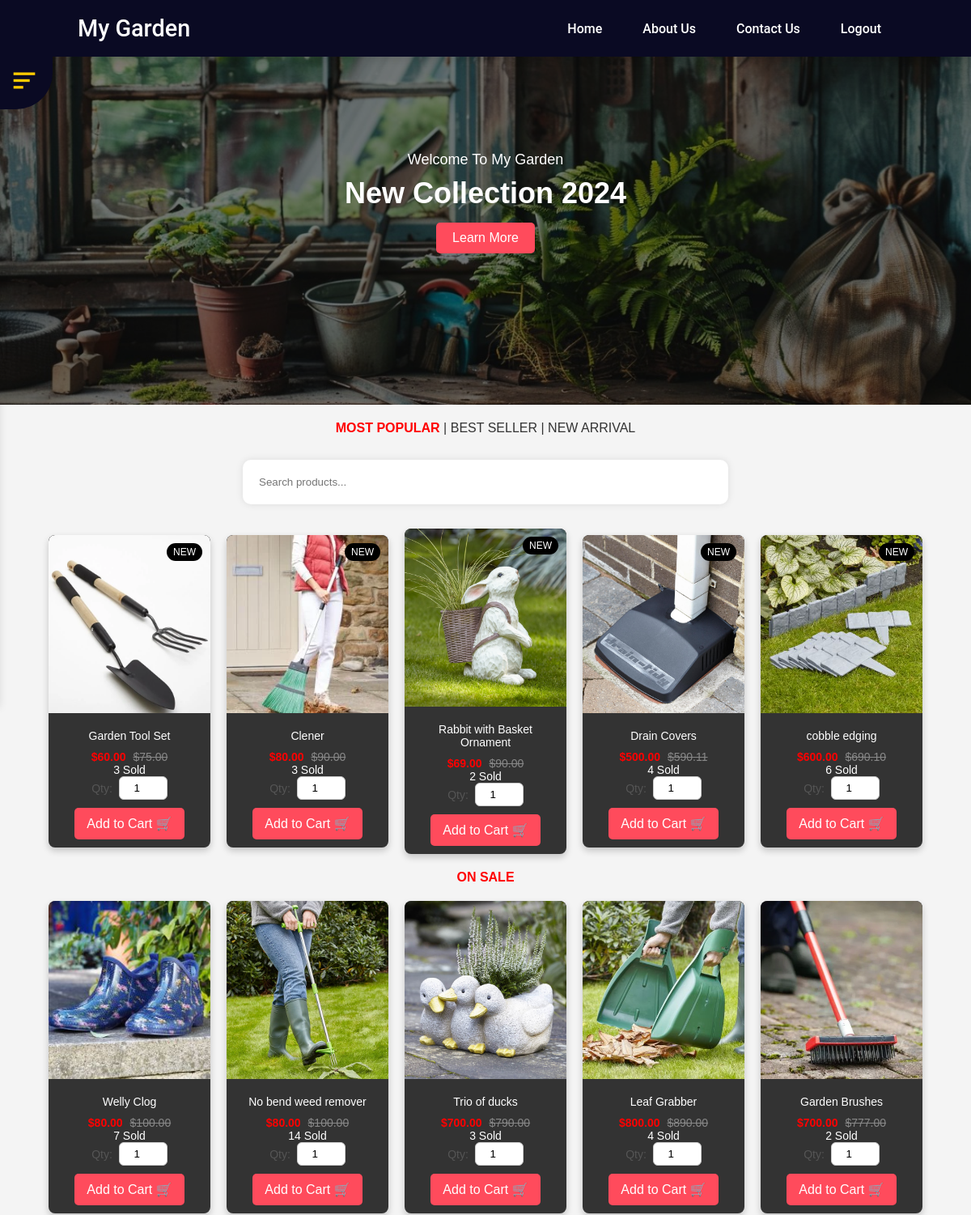
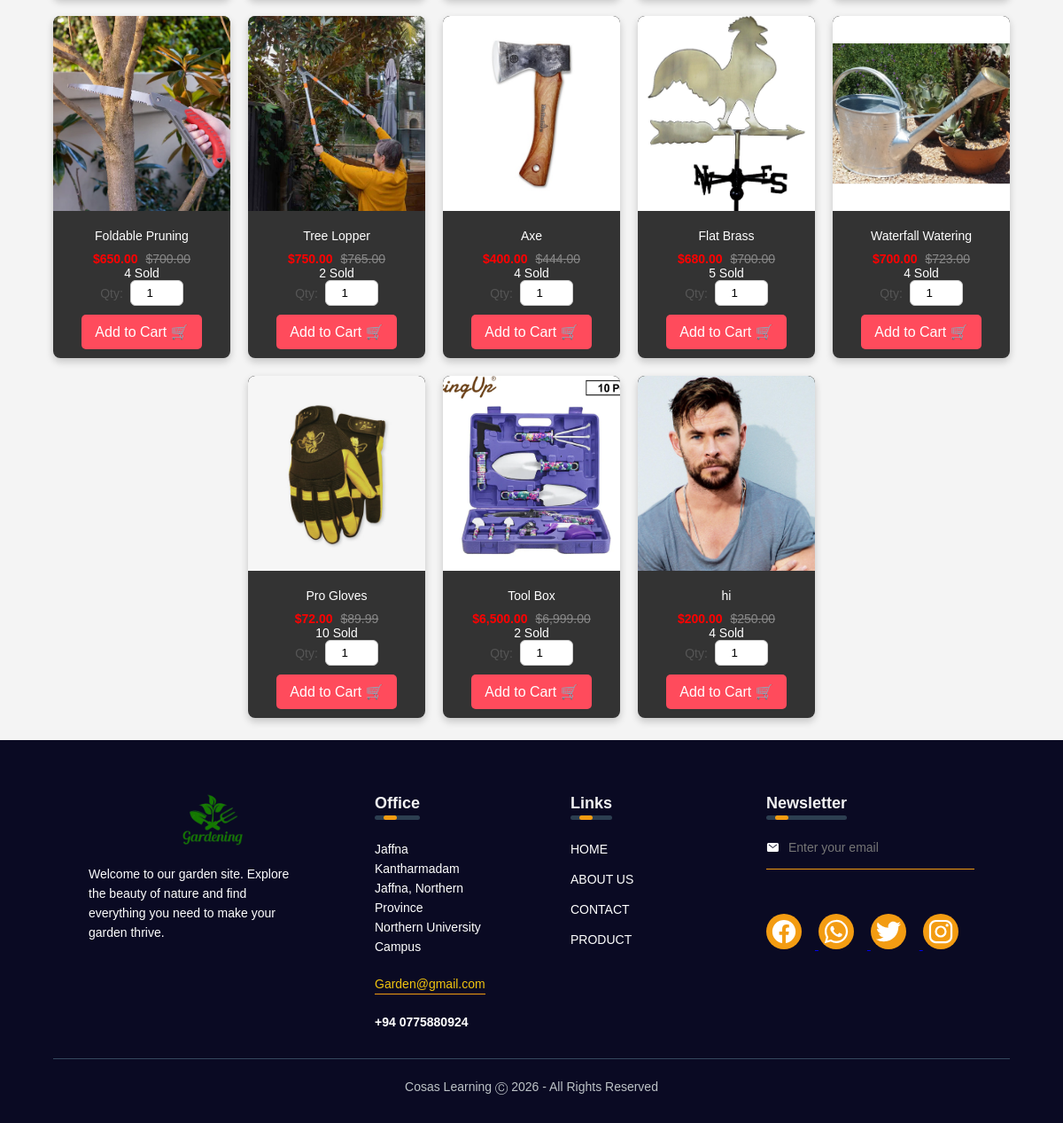
The page /home.php (signed in) on the database its author committed (2 pictures, top to bottom).
### tables this page shows
CREATE TABLE `products` (
  `id` int(11) NOT NULL,
  `name` varchar(255) NOT NULL,
  `image` varchar(255) NOT NULL,
  `current_price` decimal(10,2) NOT NULL,
  `original_price` decimal(10,2) NOT NULL,
  `is_on_sale` tinyint(1) NOT NULL DEFAULT 0,
  `quantity` int(11) NOT NULL DEFAULT 0,
  `sold` int(11) NOT NULL DEFAULT 0
);

### functions.php (called while the page is built, shortened)
<?php
function isAdmin()
{
    return isset($_SESSION['user_id']) && (
        $_SESSION['user_id'] === 1 ||
        (isset($_SESSION['email']) && $_SESSION['email'] === 'admin@gmail.com')
    );
}

### home.php (the view, shortened to what this page needs)
<?php
include_once 'db.php';
include_once 'functions.php';
include 'navbar.php';
$sql = "SELECT * FROM products WHERE is_on_sale = 0";
$result = $conn->query($sql);
$products = [];
if ($result->num_rows > 0) {
    while ($row = $result->fetch_assoc()) {
        $products[] = $row;
    }
}
$sql_on_sale = "SELECT * FROM products WHERE is_on_sale = 1";
$result_on_sale = $conn->query($sql_on_sale);
$on_sale_products = [];
if ($result_on_sale->num_rows > 0) {
    while ($row = $result_on_sale->fetch_assoc()) {
        $on_sale_products[] = $row;
    }
}
?>
<!DOCTYPE html>
<html lang="en">
<head>
    <link rel="stylesheet" href="css/style.css">
</head>
<body>
    <div class="hero-banner">
        <div class="hero-content">
            <p class="subtitle">Welcome To My Garden</p>
            <h1>New Collection 2024</h1>
            <a href="#" class="btn">Learn More</a>
        </div>
    </div>
    <div class="tabs">
        <span class="active">MOST POPULAR</span> |
        <span>BEST SELLER</span> |
        <span>NEW ARRIVAL</span>
    </div>
    <input type="text" id="productFilter" placeholder="Search products..." onkeyup="filterProducts()">
    <div class="product-grid" id="productTable">
        <?php foreach ($products as $product): ?>
            <div class="product-card">
                <div class="product-image">
                    <img src="<?php echo $product['image']; ?>" alt="Product Image">
                    <span class="new-label">NEW</span>
                </div>
                <div class="product-info">
                    <h3 class="product-name"><?php echo $product['name']; ?></h3>
                    <p class="price">
                        <span class="current-price">$<?php echo number_format($product['current_price'], 2); ?></span>
                        <span class="original-price">$<?php echo number_format($product['original_price'], 2); ?></span>
                    </p>
                    <p class="price">
                        <span class=""><?php echo number_format($product['sold']); ?> Sold</span>
                    </p>
                    <div class="qty-row">
                        <label for="qty-<?php echo $product['id']; ?>">Qty:</label>
                        <input type="number" id="qty-<?php echo $product['id']; ?>" min="1" max="<?php echo max(1, $product['quantity'] - $product['sold']); ?>" value="1">
                    </div>
                    <a href="javascript:void(0);" onclick="addToCart(<?php echo $product['id']; ?>)">
                        <button class="fg">Add to Cart 🛒</button>
                    </a>
                </div>
            </div>
        <?php endforeach; ?>
    </div>
    <div class="tabs">
        <span class="active">ON SALE</span>
    </div>
    <div class="product-grid" id="productTable">
        <?php foreach ($on_sale_products as $product): ?>
            <div class="product-card">
                <div class="product-image">
                    <img src="<?php echo $product['image']; ?>" alt="Product Image">
                </div>
                <div class="product-info">
                    <h3 class="product-name"><?php echo $product['name']; ?></h3>
                    <p class="price">
                        <span class="current-price">$<?php echo number_format($product['current_price'], 2); ?></span>
                        <span class="original-price">$<?php echo number_format($product['original_price'], 2); ?></span>
                    </p>
                    <p class="price">
                        <span class=""><?php echo number_format($product['sold']); ?> Sold</span>
                    </p>
                    <div class="qty-row">
                        <label for="qty-<?php echo $product['id']; ?>">Qty:</label>
                        <input type="number" id="qty-<?php echo $product['id']; ?>" min="1" max="<?php echo max(1, $product['quantity'] - $product['sold']); ?>" value="1">
                    </div>
                    <a href="javascript:void(0);" onclick="addToCart(<?php echo $product['id']; ?>)">
                        <button class="fg">Add to Cart 🛒</button>
                    </a>
                </div>
            </div>
        <?php endforeach; ?>
    </div>
    <?php include 'footer.php'; ?>
    <?php include 'dashboard.php'; ?>
</body>
</html>

### navbar.php (shortened to what this page needs)
<?php
include_once 'functions.php';
?>
<head>
</head>
<body>
    <header>
        <div id="logo">
                <?php if (isset($_SESSION["user_id"]) && !isAdmin()): ?>
                    <a href="home.php">My Garden</a>
                <?php elseif (isset($_SESSION["user_id"]) && isAdmin()): ?>
                    <a href="adminPanel.php">My Garden</a>
                <?php else: ?>
                    <a href="login.php">My Garden</a>
                <?php endif; ?>
        </div>
        <nav>
            <ul>
                <?php if (isset($_SESSION["user_id"]) && !isAdmin()): ?>
                    <li><a href="home.php">Home</a></li>
                <?php elseif (isset($_SESSION["user_id"]) && isAdmin()): ?>
                    <li><a href="adminPanel.php">Dashboard</a></li>
                <?php else: ?>
                    <li><a href="login.php">Login</a></li>
                <?php endif; ?>
                <li><a href="about.php">About Us</a></li>
                <li><a href="contact.php">Contact Us</a></li>
                <?php if (isset($_SESSION["user_id"])): ?>
                    <li><a href="logout.php">Logout</a></li>
                <?php else: ?>
                    <li><a href="login.php">Login</a></li>
                <?php endif; ?>
            </ul>
        </nav>
    </header>
</body>

### footer.php (shortened to what this page needs)
<!DOCTYPE html>
<html lang="en">
<head>
</head>
<body>
    <footer>
        <div class="row">
            <div class="col">
                <img src="img/logo.png" class="footer_logo" alt="Logo" style="margin-left:100px; ">
                <p class="footer_about">
                    <?php
                        echo "Welcome to our garden site. Explore the beauty of nature and find
                              everything you need to make your garden thrive.";
                    ?>
                </p>
            </div>
            <div class="col">
                <h3>Office <div class="bottom_line"><span></span></div></h3>
                <p><?php echo "Jaffna Kantharmadam"; ?></p>
                <p><?php echo "Jaffna, Northern Province"; ?></p>
                <p><?php echo "Northern University Campus"; ?></p>
                <p class="footer_email"><?php echo "Garden@gmail.com"; ?></p>
                <h4><?php echo "+94 0775880924"; ?></h4>
            </div>
            <div class="col">
                <h3>Links <div class="bottom_line"><span></span></div></h3>
                <ul>
                    <?php
                        $links = [
                            "HOME" => "home.php",
                            "ABOUT US" => "about.php",
                            "CONTACT" => "contact.php",
                            "PRODUCT" => "#"
                        ];
                        foreach ($links as $text => $url) {
                            echo "<li><a href='$url'>$text</a></li>";
                        }
                    ?>
                </ul>
            </div>
            <div class="col">
                <h3>Newsletter <div class="bottom_line"><span></span></div></h3>
                <form action="subscribe.php" method="POST">
                    <ion-icon class="icon" name="mail"></ion-icon>
                    <input type="email" name="email" placeholder="Enter your email" required>
                    <button type="submit"><ion-icon class="icon_right" name="arrow-round-forward"></ion-icon></button>
                </form>
                <div class="social_icons">
                    <a href="https://facebook.com" target="_blank">
                        <ion-icon class="social_icon" name="logo-facebook"></ion-icon>
                    </a>
                    <a href="https://whatsapp.com" target="_blank">
                        <ion-icon class="social_icon" name="logo-whatsapp"></ion-icon>
                    </a>
                    <a href="https://twitter.com" target="_blank">
                        <ion-icon class="social_icon" name="logo-twitter"></ion-icon>
                    </a>
                    <a href="https://instagram.com" target="_blank">
                        <ion-icon class="social_icon" name="logo-instagram"></ion-icon>
                    </a>
                </div>
            </div>
        </div>
        <hr>
        <p class="copyright">
            <?php
                echo "Cosas Learning Ⓒ " . date("Y") . " - All Rights Reserved";
            ?>
        </p>
    </footer>
</body>
</html>

### dashboard.php (shortened to what this page needs)
<?php include_once 'functions.php'; ?>
<link rel="stylesheet" href="css/dashbored.css">
<link href="https://unpkg.com/boxicons@2.1.4/css/boxicons.min.css" rel="stylesheet">
<button id="menu-btn" type="button">
    <i class='bx bx-menu-alt-left'></i>
</button>

### css/style.css (style rules this page uses)
body { font-family: Arial, sans-serif; display: flex; flex-direction: column; align-items: center; background-color: #f4f4f4; }
.hero-banner { background-image: url('img/hero.jpg'); background-size: cover; background-position: center; height: 500px; display: flex; align-items: center; justify-content: center; position: relative; color: #fff; width: 100%; margin: 0; padding: 0; }
.hero-banner::before { content: ''; position: absolute; top: 0; left: 0; right: 0; bottom: 0; background: rgba(0, 0, 0, 0.5); z-index: 1; }
.hero-content { position: relative; text-align: center; z-index: 2; }
.subtitle { font-size: 18px; margin-bottom: 10px; }
h1 { font-size: 36px; margin: 0; }
.btn { background-color: #ff4b5c; color: #fff; padding: 10px 20px; text-decoration: none; border-radius: 5px; margin-top: 15px; display: inline-block; }
.tabs { margin: 20px; font-size: 16px; color: #333; }
.tabs .active { color: red; font-weight: bold; }
.product-grid { display: flex; justify-content: center; align-items: center; gap: 20px; flex-wrap: wrap; }
.product-card { width: 200px; background-color: #333; color: #fff; border-radius: 8px; overflow: hidden; box-shadow: 0 4px 8px rgba(0, 0, 0, 0.2); }
.product-image { position: relative; width: 100%; height: 220px; overflow: hidden; border-radius: 8px 8px 0 0; }
.product-image img { width: 100%; height: 100%; object-fit: cover; }
.new-label { position: absolute; top: 10px; right: 10px; background-color: #000; color: #fff; padding: 4px 8px; font-size: 12px; border-radius: 20px; }
.product-info { padding: 10px; text-align: center; }
.product-info h3 { font-size: 14px; font-weight: normal; margin: 10px 0; }
.price { font-size: 14px; }
.current-price { color: red; font-weight: bold; }
.original-price { color: #888; text-decoration: line-through; margin-left: 5px; }
.fg { background-color: #ff4b5c; color: white; border: none; padding: 10px 15px; border-radius: 5px; cursor: pointer; font-size: 1em; transition: background-color 0.3s, transform 0.2s; }

### css/dashbored.css (style rules this page uses)
* { margin: 0; padding: 0; box-sizing: border-box; }
#menu-btn { position: fixed; top: 70px; left: 250px; border: none; cursor: pointer; font-size: 2.5rem; color: #ffcc00; background-color:#0a0a23; padding: 10px 15px 15px 10px; border-radius: 0 0 45px 0; z-index: 1000; transition: left 0.3s ease, background-color 0.3s ease; }
.sidebar.hidden ~ #menu-btn { left: 0px; position: absolute; }

### navbar.php (style rules this page uses)
* { margin: 0; padding: 0; box-sizing: border-box; }
header { width: 100%; background-color:#0a0a23; display: flex; justify-content: space-between; align-items: center; padding: 18px 8%; box-shadow: 0 4px 10px rgba(0, 0, 0, 0.1); top: 0; left: 0; position: absolute; z-index: 100; }
header a { text-decoration: none; color: white; font-weight: 500; font-family: 'Roboto', sans-serif; }
a { list-style: none; }
header #logo { font-size: 1.8em; font-weight: bold; font-family: 'Pacifico', cursive; }
header nav ul { list-style: none; display: flex; gap: 20px; }
header nav li { display: inline-block; }
header nav a { padding: 10px 15px; border-radius: 25px; transition: all 0.3s ease; }

### home.php (style rules this page uses)
.hero-banner { background-image: url('img/home.jpg'); }
#productFilter { width: 50%; margin-top: 10px; margin-bottom: 30px; border: none; padding: 20px; box-shadow: 0 0 10px rgba(0, 0, 0, 0.1); border-radius: 10px; }
.qty-row { display: flex; align-items: center; justify-content: center; gap: 8px; margin-bottom: 10px; }
.qty-row label { font-size: 14px; color: #555; }
.qty-row input[type="number"] { width: 60px; padding: 6px; border: 1px solid #ccc; border-radius: 6px; text-align: center; }

### rows shown on the page
products: image (picture), name "Garden Tool Set", current_price "60.00", original_price "75.00", sold "3", id "1"
products: image (picture), name "Clener", current_price "80.00", original_price "90.00", sold "3"
products: image (picture), name "Rabbit with Basket Ornament", current_price "69.00", original_price "90.00", sold "2"
products: image (picture), name "Drain Covers", current_price "500.00", original_price "590.11", sold "4"
products: image (picture), name "cobble edging", current_price "600.00", original_price "690.10", sold "6"
products: image (picture), name "Welly Clog", current_price "80.00", original_price "100.00", sold "7"
products: image (picture), name "No bend weed remover", current_price "80.00", original_price "100.00", sold "14"
products: image (picture), name "Trio of ducks", current_price "700.00", original_price "790.00", sold "3"
products: image (picture), name "Leaf Grabber", current_price "800.00", original_price "890.00", sold "4"
products: image (picture), name "Garden Brushes", current_price "700.00", original_price "777.00", sold "2"
products: image (picture), name "Foldable Pruning", current_price "650.00", original_price "700.00", sold "4"
products: image (picture), name "Tree Lopper", current_price "750.00", original_price "765.00", sold "2"
products: image (picture), name "Axe", current_price "400.00", original_price "444.00", sold "4"
products: image (picture), name "Flat Brass", current_price "680.00", original_price "700.00", sold "5"
products: image (picture), name "Waterfall Watering", current_price "700.00", original_price "723.00", sold "4"
products: image (picture), name "Pro Gloves", current_price "72.00", original_price "89.99", sold "10"
products: image (picture), name "Tool Box", current_price "6,500.00", original_price "6,999.00", sold "2"
products: image (placeholder picture), name "hi", current_price "200.00", original_price "250.00", sold "4"

### other values the page prints
$text "HOME"
$text "ABOUT US"
$text "CONTACT"
$text "PRODUCT"
